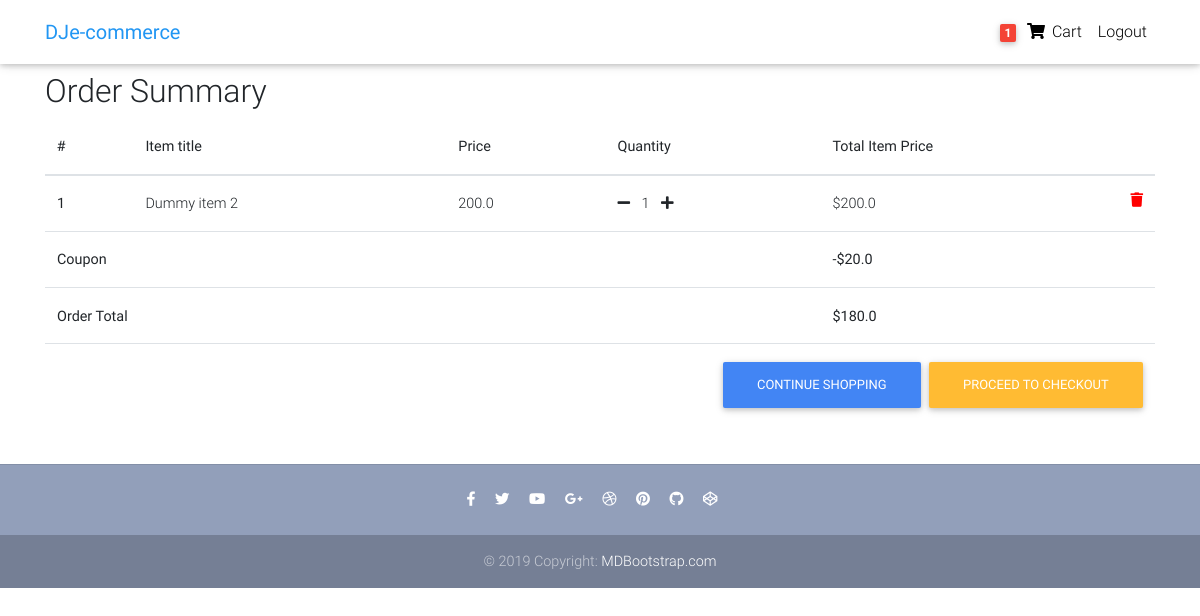
/order-summary/ (signed in), run on the app's committed database.
### core/models.py (models this page shows, shortened)
class Order(models.Model):
    user = models.ForeignKey(settings.AUTH_USER_MODEL,
                             on_delete=models.CASCADE)
    ref_code = models.CharField(max_length=20)
    items = models.ManyToManyField(OrderItem)
    start_date = models.DateTimeField(auto_now_add=True)
    ordered_date = models.DateTimeField()
    ordered = models.BooleanField(default=False)
    billing_address = models.ForeignKey(
        'BillingAddress', on_delete=models.SET_NULL, blank=True, null=True)
    payment = models.ForeignKey(
        'Payment', on_delete=models.SET_NULL, blank=True, null=True)
    coupon = models.ForeignKey(
        'Coupon', on_delete=models.SET_NULL, blank=True, null=True)
    being_delivered = models.BooleanField(default=False)
    received = models.BooleanField(default=False)
    refund_requested = models.BooleanField(default=False)
    refund_granted = models.BooleanField(default=False)
    '''
    1. Item added to cart
    2. Adding a billing address
    (Failed checkout)
    3. Payment
    (Preprocessing, processing, packaging etc.)
    4. Being delivered
    5. Received
    6. Refunds
    '''
    def get_total(self):
        total = 0
        for order_item in self.items.all():
            total += order_item.get_final_price()
        if self.coupon:
            total -= self.coupon.amount
        return total

class OrderItem(models.Model):
    user = models.ForeignKey(settings.AUTH_USER_MODEL,
                             on_delete=models.CASCADE)
    ordered = models.BooleanField(default=False)
    item = models.ForeignKey(Item, on_delete=models.CASCADE)
    quantity = models.IntegerField(default=1)
    def get_total_item_price(self):
        return self.quantity * self.item.price
    def get_final_price(self):
        if self.item.discount_price:
            return self.get_total_discount_item_price()
        return self.get_total_item_price()

class Item(models.Model):
    title = models.CharField(max_length=100)
    price = models.FloatField()
    discount_price = models.FloatField(blank=True, null=True)
    category = models.CharField(choices=CATEGORY_CHOICES, max_length=2)
    label = models.CharField(choices=LABEL_CHOICES, max_length=1)
    slug = models.SlugField()
    description = models.TextField()
    image = models.ImageField()

class Coupon(models.Model):
    code = models.CharField(max_length=15)
    amount = models.FloatField()

### core/views.py (the view)
# urls.py: path('order-summary/', OrderSummaryView.as_view(), name='order-summary'),
class OrderSummaryView(LoginRequiredMixin, View):
    def get(self, *args, **kwargs):
        try:
            order = Order.objects.get(user=self.request.user, ordered=False)
            context = {
                'object': order
            }
            return render(self.request, 'order_summary.html', context)
        except ObjectDoesNotExist:
            messages.warning(self.request, "You do not have an active order")
            return redirect("/")

### core/templatetags/cart_template_tags.py (called while the page is built)
@register.filter
def cart_item_count(user):
    if user.is_authenticated:
        qs = Order.objects.filter(user=user, ordered=False)
        if qs.exists():
            return qs[0].items.count()
    return 0

### templates/order_summary.html (shortened to what this page needs)
{% extends "base.html" %}
{% block content %}
  <main>
    <div class="container">
    <div class="table-responsive text-nowrap">
    <h2>Order Summary</h2>
    <table class="table">
        <thead>
        <tr>
            <th scope="col">#</th>
            <th scope="col">Item title</th>
            <th scope="col">Price</th>
            <th scope="col">Quantity</th>
            <th scope="col">Total Item Price</th>
        </tr>
        </thead>
        <tbody>
        {% for order_item in object.items.all %}
        <tr>
            <th scope="row">{{ forloop.counter }}</th>
            <td>{{ order_item.item.title }}</td>
            <td>{{ order_item.item.price }}</td>
            <td>
                <a href="{% url 'core:remove-single-item-from-cart' order_item.item.slug %}"><i class="fas fa-minus mr-2"></i></a>
                {{ order_item.quantity }}
                <a href="{% url 'core:add-to-cart' order_item.item.slug %}"><i class="fas fa-plus ml-2"></i></a>
            </td>
            <td>
            {% if order_item.item.discount_price %}
                ${{ order_item.get_total_discount_item_price }}
                <span class="badge badge-primary">Saving ${{ order_item.get_amount_saved }}</span>
            {% else %}
                ${{ order_item.get_total_item_price }}
            {% endif %}
            <a style='color: red;' href="{% url 'core:remove-from-cart' order_item.item.slug %}">
                <i class="fas fa-trash float-right"></i>
            </a>
            </td>
        </tr>
        {% endfor %}
        {% if object.coupon %}
        <tr>
            <td colspan="4"><b>Coupon</b></td>
            <td><b>-${{ object.coupon.amount }}</b></td>
        </tr>
        {% endif %}
        {% if object.get_total %}
        <tr>
            <td colspan="4"><b>Order Total</b></td>
            <td><b>${{ object.get_total }}</b></td>
        </tr>
        <tr>
            <td colspan="5">
            <a class='btn btn-warning float-right ml-2' href='/checkout/'>Proceed to checkout</a>
            <a class='btn btn-primary float-right' href='/'>Continue shopping</a>
            </td>
        </tr>
        {% endif %}
        </tbody>
    </table>
    </div>
    </div>
  </main>
{% endblock content %}

### templates/navbar.html (shortened to what this page needs)
{% load cart_template_tags %}
<nav class="navbar fixed-top navbar-expand-lg navbar-light white scrolling-navbar">
    <div class="container">
      <a class="navbar-brand waves-effect" href="/">
        <strong class="blue-text">DJe-commerce</strong>
      </a>
      <div class="collapse navbar-collapse" id="navbarSupportedContent">
        <ul class="navbar-nav nav-flex-icons">
          {% if request.user.is_authenticated %}
          <li class="nav-item">
            <a href="{% url 'core:order-summary' %}" class="nav-link waves-effect">
              <span class="badge red z-depth-1 mr-1"> {{ request.user|cart_item_count }} </span>
              <i class="fas fa-shopping-cart"></i>
              <span class="clearfix d-none d-sm-inline-block"> Cart </span>
            </a>
          </li>
          <li class="nav-item">
            <a class="nav-link waves-effect" href="{% url 'account_logout' %}">
              <span class="clearfix d-none d-sm-inline-block"> Logout </span>
            </a>
          </li>
          {% endif %}
        </ul>
      </div>
    </div>
  </nav>

### templates/base.html (style rules this page uses)
html, body, header, .carousel { height: 60vh; }

### data on the page
OrderItem: item "Dummy item 2", item.price "200.0", quantity "1", get_total_item_price "200.0"
Order: coupon.amount "20.0", get_total "180.0"

### other printed values
{{ request.user|cart_item_count }} "1"
